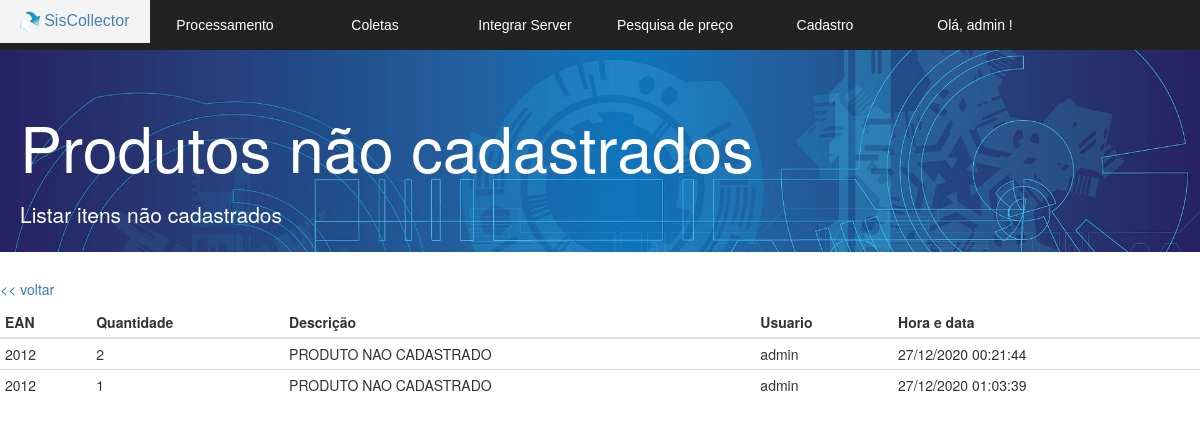
Screenshot of /v_listar_tempo_nao_cadastrado_usuario.php?referencia=2012 (signed in) with the database file from the repository.
### tables this page shows
CREATE TABLE IF NOT EXISTS `coletor_importar` (
  `referencia` varchar(255) NOT NULL,
  `quantidade` int(11) NOT NULL,
  `descricao` varchar(255) NOT NULL,
  `usuario` varchar(255) NOT NULL,
  `hora` datetime DEFAULT NULL,
  `local_estoque` int(2) DEFAULT '0',
  `local_loja` int(2) DEFAULT '0',
  `fabricante` varchar(255) DEFAULT NULL,
  `id` bigint(20) NOT NULL AUTO_INCREMENT,
  `chave_sessao` int(2) DEFAULT NULL,
  PRIMARY KEY (`id`),
  KEY `fk_sessao` (`chave_sessao`)
);

### v_listar_tempo_nao_cadastrado_usuario.php (the view, shortened to what this page needs)
<?php
$referencia = $_GET['referencia'];
?>
<!DOCTYPE html>
<html>
<head>
  <link href="bootstrap/css/bootstrap.min.css" rel="stylesheet">
  <link rel="stylesheet" href="css.css">
  <link rel="stylesheet" href="normalize.css">
</head>
<body>
	<section id="principal">
   <?php require 'v_cabecalho.php';?>
   <section class="corpo">
    <div class="jumbotron jumbotron-fluid">
      <div class="container">
        <h1 class="display-4">Produtos não cadastrados</h1>
        <p class="lead">Listar itens não cadastrados</p>
      </div>
    </div>
  <h5> <a href="v_listar_tempo_nao_cadastrado.php"> << voltar</a> </h5>
    <?php
    $listagem = mysqli_query($conexao,"SELECT id, referencia,quantidade, descricao, usuario, hora from coletor_importar   where referencia = $referencia and descricao = 'produto nao cadastrado' order by id;");
    ?>
    <table class="table table-condensed">
     <thead >
      <tr class="table-primary">
        <th scope="col">EAN</th>
        <th scope="col">Quantidade</th>
        <th scope="col">Descrição</th>
        <th scope="col">Usuario</th>
        <th scope="col">Hora e data</th>
      </tr>
    </thead>
    <?php
    while($linha = mysqli_fetch_array($listagem)) {
    ?>
      <tr>
      <?php $data = $linha['hora']; ?>
        <td> <?= $linha['referencia'] ?> </td>
        <td> <?= $linha['quantidade'] ?> </td>
        <td> <?= utf8_encode($linha['descricao']); ?> </td>
        <td> <?= $linha['usuario'] ?> </td>
        <td> <?php echo date('d/m/Y H:i:s', strtotime($data));  ?>  </td>
      </tr>
      <?php } ?>
  </table>
</section>
</section>
</body>
</html>

### css.css (style rules this page uses)
.jumbotron { padding-top: 70px; height: 18em; width: 100%; max-height: 50%; max-width: 100%; min-height: 20%; min-width: 30%; background-image: url("bg.jpg")!important; background-size: cover; color:#ffffff; }
.jumbotron h1 { margin-bottom: 0.3em; }
.jumbotron .container { margin-left:5px; }
a:link { text-decoration:none ; }

### rows the page displays
coletor_importar: referencia "2012", quantidade "2", descricao "PRODUTO NAO CADASTRADO", usuario "admin", hora "27/12/2020 00:21:44"
coletor_importar: referencia "2012", quantidade "1", descricao "PRODUTO NAO CADASTRADO", usuario "admin", hora "27/12/2020 01:03:39"

### other values shown
$usuario "admin"
